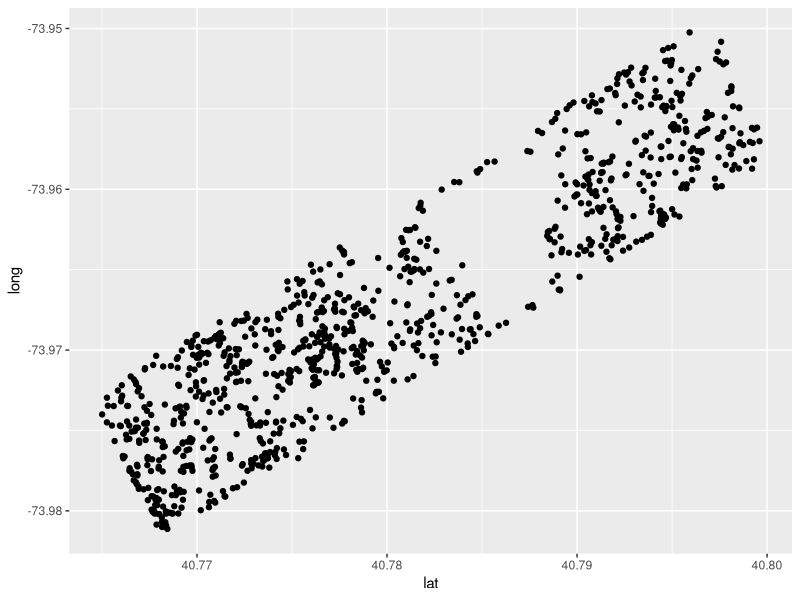
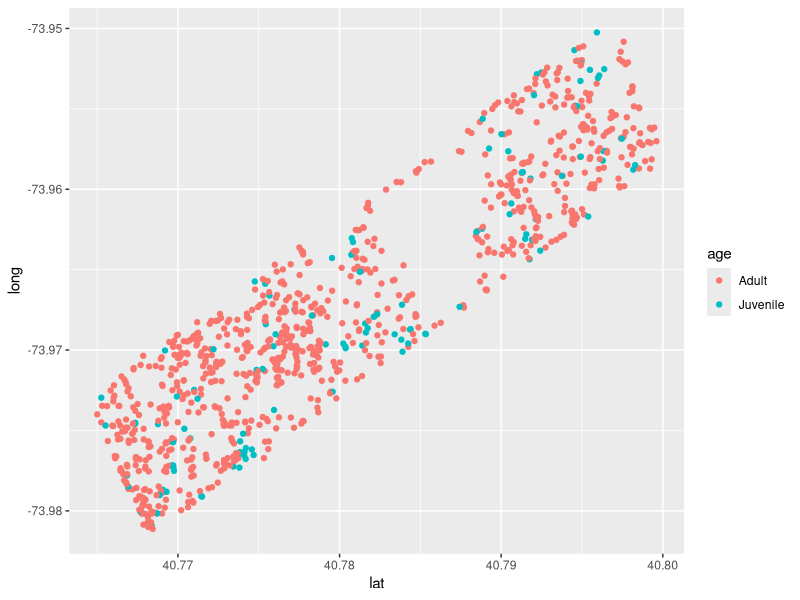
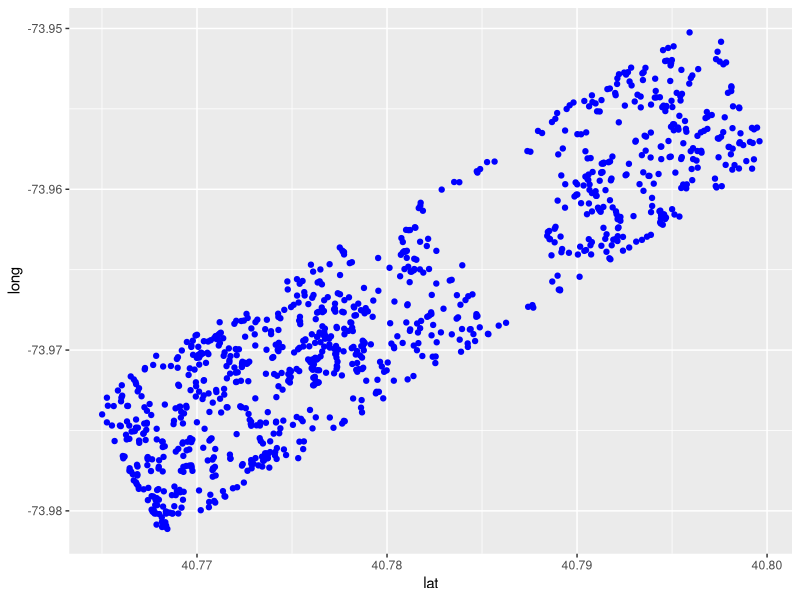
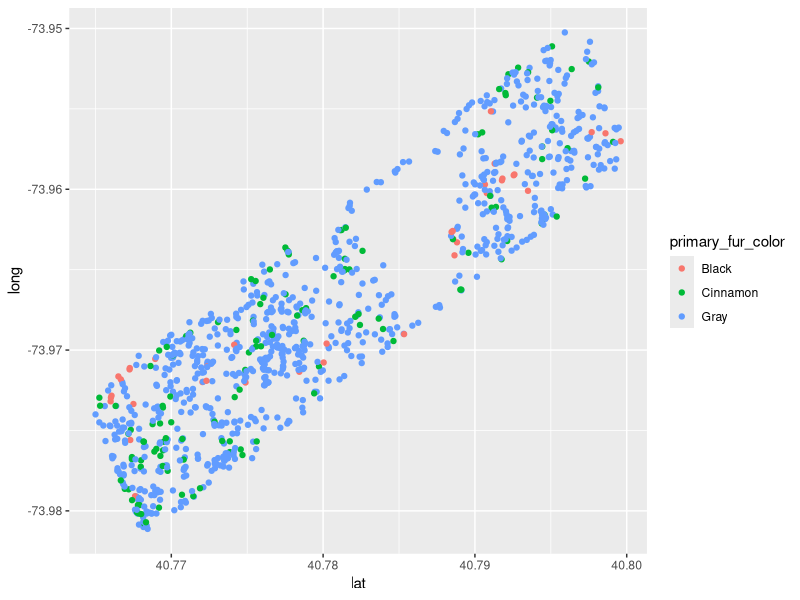

Write R code to recreate these figures, in order. (Note: this script raises an error after producing the figures.)
library(tidyverse)
library(ggplot2)


## Load data: this should just work
squirrel_subset <- read_csv('squirrels_subset.csv')

## Create a basic plot of the observations on the lat and long axis

ggplot(data = squirrel_subset) +
  aes(x = lat, y = long) +
  geom_point()

## Does this look like Central Park?


## Task 1: Color by age

## - Now, write code that will modify the plot so that it is colored by age
ggplot(data = squirrel_subset) +
  aes(x = lat, y = long, color = age) +
  geom_point()

## Task 2: Make Every Point Blue

## - Now, write code that will make every point blue, not colored by age.
## - Notice that now this choice isn't an attribute of the data. Where
##   does this mean that the `color` argument should go?
ggplot(data = squirrel_subset) +
  aes(x = lat, y = long) +
  geom_point(color = "blue")

## Task 3: Color by the Fur Color

## - Now, write code that will color the points by the variable `primary_fur_color`.
## - Notice that this now *is* an attribute of the data. So, where should the
##  `color` argument go?
ggplot(data = squirrel_subset) +
  aes(x = lat, y = long, color = primary_fur_color) +
  geom_point()

## Task 4: Put onto non-euclidean space

## - If you think carefully about this, we're mapping the geographic coordinate
##   system onto the euclidian coordinate system. This isn't a _huge_ deal in this
##   case because we're only covering central park. But, what's right is right...

## - ggplot has the ability to map onto the geographic coordinate system using the
##   additional function `coord_quickmap()` (which is an approximation) or `coord_map()`
##   which is not an approximation

## - Given what you understand about the layering system that ggplot uses, can
##   you add on this new layer that is the `coord_quickmap()` coordinate system?
## - If so, how much does it change the plot?
ggplot(data = squirrel_subset) +
  aes(x = lat, y = long, color = primary_fur_color) +
  geom_point() +
  # coord_quickmap()
  coord_map()